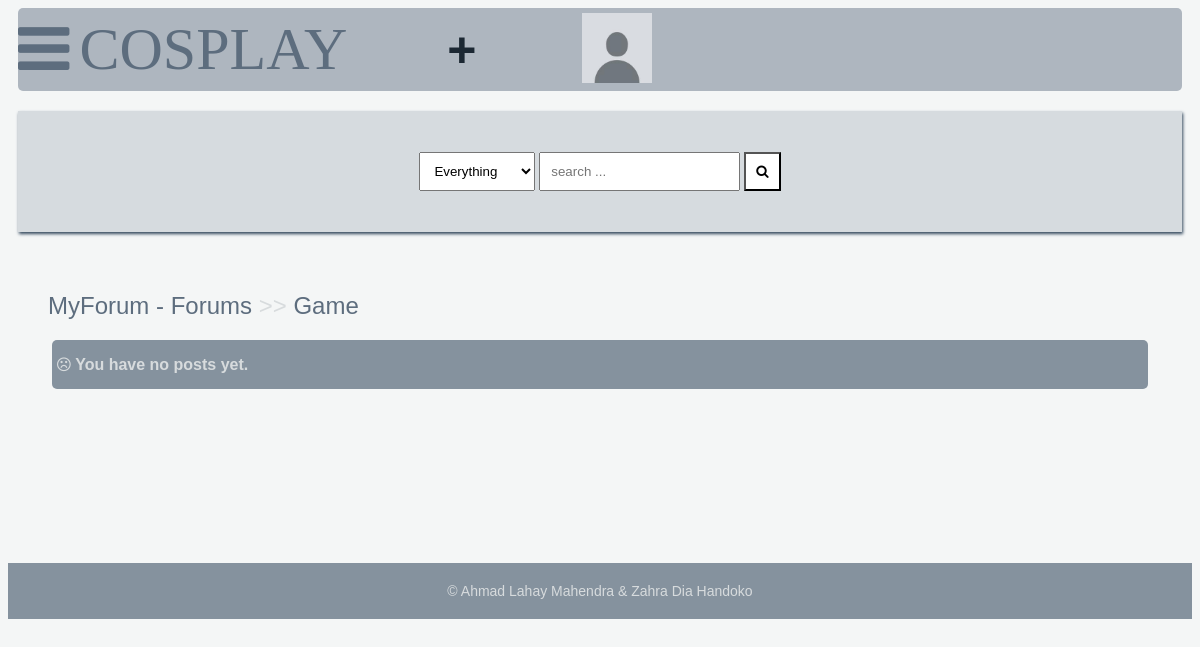
Before: /posts/game/ (signed in) with the older database file.
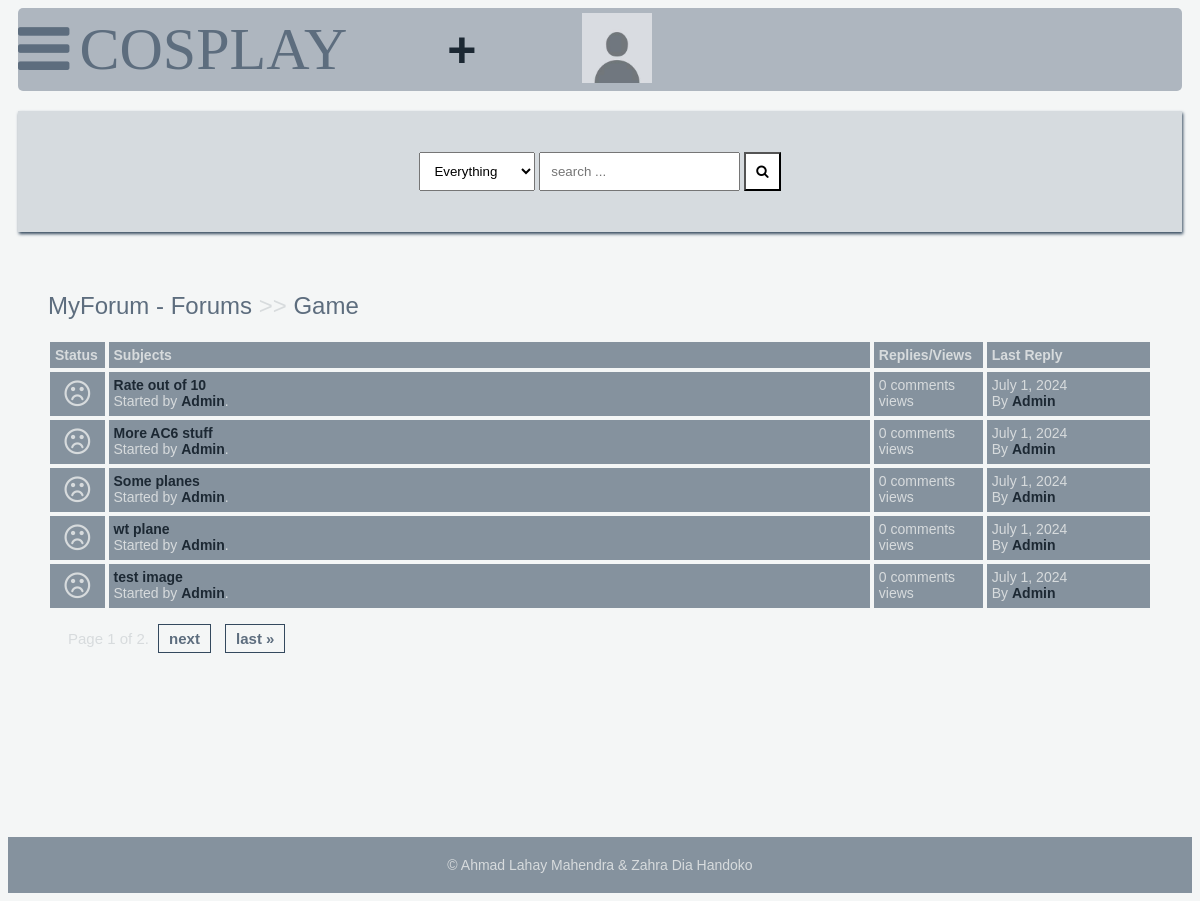
After: the same page with the newer database file.
### main/models.py (models this page shows, shortened)
class Post(models.Model):
    title = models.CharField(max_length=400) #Title of the Post
    slug = models.SlugField(max_length=400, unique=True, blank=True) #URL version of the Post
    user = models.ForeignKey(Author, on_delete=models.CASCADE) #Link to Author model
    content = HTMLField() #HTML field for the Post's content
    image = models.ImageField(upload_to='post_images', blank=True, null=True) #Image upload function
    categories = models.ManyToManyField(Category) #Many-to-many relationship with Category
    date = models.DateTimeField(auto_now_add=True) #Date Post was created
    approved = models.BooleanField(default=False) #Post approved status (Default = False)
    hit_count_generic = GenericRelation(HitCount, object_id_field='object_pk',
        related_query_name='hit_count_generic_relation'
    ) #Generic relation for Hitcount (Views)
    tags = TaggableManager() #Taggable manager for Tags
    comments = models.ManyToManyField(Comment, blank=True) #Many-to-many relationship with comments
    closed = models.BooleanField(default=False) #Open or closed status of the Post (Default = False)
    state = models.CharField(max_length=40, default="zero") #State of the Post
    def get_url(self):
        return reverse("detail", kwargs={
            "slug":self.slug
        })
    class Meta:
        indexes = [
            models.Index(fields=['date']),
            models.Index(fields=['slug']),
        ]
    @property
    def num_comments(self):
        return self.comments.count()
    @property
    def last_reply(self):
        return self.comments.order_by('-date').first()

class Author(models.Model):
    user = models.ForeignKey(User, on_delete=models.CASCADE) #Link to user model
    email = models.EmailField(max_length=254, blank=True, null=False) #Email address of the user/author)
    fullname = models.CharField(max_length=40, blank=True) #Full name of the user/author
    slug = models.SlugField(max_length=400, unique=True, blank=True) #URL version of the name
    bio = HTMLField() #HTML field for author's bio
    points = models.IntegerField(default=0) #Points the author has received
    profile_pic = ResizedImageField(size=[50, 80], quality=100, upload_to="authors", default=None, null=True, blank=True) #Profile image

### main/views.py (the view)
# urls.py: path("posts/<slug>/", posts, name="posts"), #URL pattern for the posts view with a slug parameter
def posts(request, slug):
    category = get_object_or_404(Category, slug=slug) #Get the Category by slug or return 404
    posts = Post.objects.filter(approved=True, categories=category) #Get only approved Posts in the Category
    paginator = Paginator(posts, 5) #Paginate Posts, 5 per page
    page = request.GET.get('page') #Get the current page number
    try:
        posts = paginator.page(page) #Get the Posts for the current page
    except PageNotAnInteger:
        posts = paginator.page(1) #If page is not an integer, deliver the first page
    except EmptyPage:
        posts = paginator.page(paginator.num_pages)  #If page is out of range, deliver the last page
    context = {
        "posts": posts,
        "forum": category,
        "title": "COSPLAY: Posts"
    }
    return render(request, "posts.html", context) #Render the Posts view with the context

### main/context_processors.py (called while the page is built, shortened)
def searchFunction(request):
    search_context = {}  #Initialize an empty dictionary for the search context
    posts = Post.objects.all()  #Retrieve all posts from the database
    return search_context  #Return the search context

### main/models.py (called while the page is built)
    def get_url(self):
        return reverse("posts", kwargs={
            "slug":self.slug
        })

### templates/posts.html (shortened to what this page needs)
{% extends 'base.html' %}
{% load hitcount_tags %}
{% block content %}
<div class="container">
    <div class="navigate">
        <span><a href="{% url 'home' %}">MyForum - Forums</a> >> <a href="{{forum.get_url}}">{{forum.title}}</a></span>
    </div>
    {% if posts %}
    <div class="posts-table">
        <div class="table-head">
            <div class="status">Status</div>
            <div class="subjects">Subjects</div>
            <div class="replies">Replies/Views</div>
            <div class="last-reply">Last Reply</div>
        </div>
        {% for post in posts %}
        <div class="table-row">
            {% if post.closed %}
            <div class="status"><i class="fa fa-lock"></i></div>
            {% elif post.num_comments == 0 %}
            <div class="status"><i class="fa fa-frown-o"></i></div>
            {% elif post.num_comments > 0 and post.num_comments < 2 %}
            <div class="status"><i class="fa fa-book"></i></div>
            {% elif post.num_comments > 2 and post.num_comments < 4 %}
            <div class="status"><i class="fa fa-rocket"></i></div>
            {% elif post.num_comments >= 4 %}
            <div class="status"><i class="fa fa-fire"></i></div>
            {% endif %}
            <div class="subjects">
                <a href="{{post.get_url}}">{{post.title}}</a>
                <br>
                <span>Started by <b><a href="">{{post.user.user|title}}</a></b>.</span>
            </div>
            <div class="replies">
                {{post.num_comments}} comments <br> {% get_hit_count for post %} views
            </div>
            {% if post.last_reply %}
            <div class="last-reply">
                {{post.last_reply.date|date}}
                <br>By <b><a href="">{{post.last_reply.user.user|title}}</a></b>
            </div>
            {% else %}
            <div class="last-reply">
                {{post.date|date}}
                <br>By <b><a href="">{{post.user.user|title}}</a></b>
            </div>
            {% endif %}
        </div>
        {% endfor %}
    </div>
    {% else %}
    <div class="subforum-title">
        <h1><i class="fa fa-frown-o"></i>&nbsp;You have no posts yet.</h1>
    </div>
    {% endif %}
    {% if posts.has_other_pages %}
    <div class="pagination">
        <span class="step-links">
            <span class="current">
                Page {{ posts.number }} of {{ posts.paginator.num_pages }}.
            </span>
            {% if posts.has_next %}
            <a href="?page={{ posts.next_page_number }}">next</a>
            <a href="?page={{ posts.paginator.num_pages }}">last &raquo;</a>
            {% endif %}
        </span>
    </div>
    {% endif %}
</div>
{% endblock content %}

Changed rows visible on the page:
added Post: closed False (drawn), title "Rate out of 10", user.user "Admin", num_comments "0", date "July 1, 2024"
added Post: closed False (drawn), title "More AC6 stuff", user.user "Admin", num_comments "0", date "July 1, 2024"
added Post: closed False (drawn), title "Some planes", user.user "Admin", num_comments "0", date "July 1, 2024"
added Post: closed False (drawn), title "wt plane", user.user "Admin", num_comments "0", date "July 1, 2024"
added Post: closed False (drawn), title "test image", user.user "Admin", num_comments "0", date "July 1, 2024"
Other visible differences:
{{ posts.number }}: (not shown) → "1"
{{ posts.paginator.num_pages }}: (not shown) → "2"
text no longer shown: "You have no posts yet."
text now shown: "Status Subjects Replies/Views Last Reply Page of . next last »"
